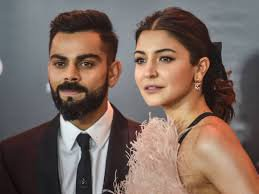
#> input picture server/test_images/virat.jpg, 259 x 194 px; its folder holds only this picture in this run
$ python -i util.py   (imports and definitions only)
#> lines starting #> are read from the running program, lines starting #| are printed output that depends on the picture
import joblib
import json
import numpy as np
import base64
import cv2
from wavelet import w2d

__class_name_to_number = {}
__class_number_to_name = {}

__model = None

def classify_image(image_base64_data, file_path=None):

    imgs = get_cropped_image_if_2_eyes(file_path, image_base64_data)

    result = []
    for img in imgs:
        scalled_raw_img = cv2.resize(img, (32, 32))
        img_har = w2d(img, 'db1', 5)
        scalled_img_har = cv2.resize(img_har, (32, 32))
        combined_img = np.vstack((scalled_raw_img.reshape(32 * 32 * 3, 1), scalled_img_har.reshape(32 * 32, 1)))

        len_image_array = 32*32*3 + 32*32

        final = combined_img.reshape(1,len_image_array).astype(float)
        result.append({
            'class': class_number_to_name(__model.predict(final)[0]),
            'class_probability': np.around(__model.predict_proba(final)*100,2).tolist()[0],
            'class_dictionary': __class_name_to_number
        })

    return result

def class_number_to_name(class_num):
    return __class_number_to_name[class_num]

def load_saved_artifacts():
    print("loading saved artifacts...start")
    global __class_name_to_number
    global __class_number_to_name

    with open("./artifacts/class_dict.json", "r") as f:
        __class_name_to_number = json.load(f)
        __class_number_to_name = {v:k for k,v in __class_name_to_number.items()}

    global __model
    if __model is None:
        with open('./artifacts/saved_model.pkl', 'rb') as f:
            __model = joblib.load(f)
    print("loading saved artifacts...done")


def get_cv2_image_from_base64_string(b64str):
    encoded_data = b64str.split(',')[1]
    nparr = np.frombuffer(base64.b64decode(encoded_data), np.uint8)
    img = cv2.imdecode(nparr, cv2.IMREAD_COLOR)
    return img

def get_cropped_image_if_2_eyes(image_path, image_base64_data):
    face_cascade = cv2.CascadeClassifier('./opencv/haarcascades/haarcascade_frontalface_default.xml')
    eye_cascade = cv2.CascadeClassifier('./opencv/haarcascades/haarcascade_eye.xml')

    if image_path:
        img = cv2.imread(image_path)
    else:
        img = get_cv2_image_from_base64_string(image_base64_data)

    gray = cv2.cvtColor(img, cv2.COLOR_BGR2GRAY)
    faces = face_cascade.detectMultiScale(gray, 1.3, 5)


    cropped_faces = []
    for (x,y,w,h) in faces:
            roi_gray = gray[y:y+h, x:x+w]
            roi_color = img[y:y+h, x:x+w]
            eyes = eye_cascade.detectMultiScale(roi_gray)
            if len(eyes) >= 2:
                cropped_faces.append(roi_color)

    return cropped_faces

def get_b64_test_image_for_virat():
    with open("b64.txt") as f:
        return f.read()

# [4 lines not run here, left out]

>>> import cv2
>>> picture = cv2.imread('test_images/virat.jpg', cv2.IMREAD_GRAYSCALE)
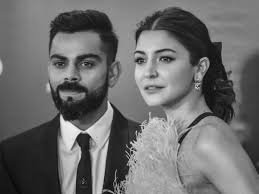
#> picture: shape (194, 259); min 0, max 246, mean 108.3
#> (the run stopped early here; a loop or call above may not have finished)
